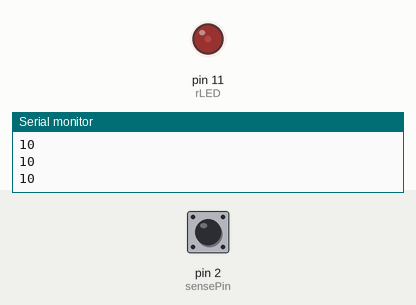
Recording of a sketch running on a simulated Arduino Uno, built with avr-gcc and run on an emulated ATmega328P. Shown: output pins drawn as LEDs (lit = HIGH), the last lines printed to the serial monitor. The test bench sets the inputs (shaded band); at power-on: pin 2 (sensePin) HIGH.

Above: at 1.2 s.
1.3 s: pin 2 (sensePin) driven LOW
At 2.2 s:
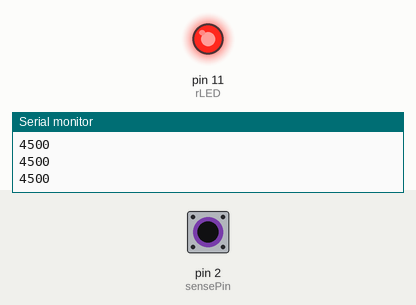
2.8 s: pin 2 (sensePin) driven HIGH
5.8 s: pin 2 (sensePin) pulsed LOW 2 times (0.12 s each, 0.3 s apart)
Timing chart, 0 to 14.8 s (numbered marks = the images above; inputs shaded):
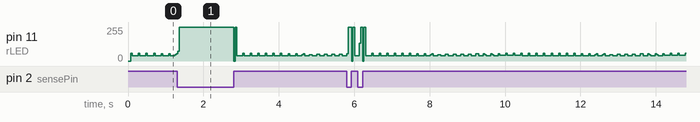

The sketch:

Touch_LED_Foil.ino
```cpp
#include <CapacitiveSensor.h>
int rLED = 11, foilThreshold = 1000, sendPin=4, sensePin=2, dly=15, samples=30;
CapacitiveSensor capSens = CapacitiveSensor(sendPin, sensePin);
long sensVal;

void setup() {
  Serial.begin(9600);
  pinMode(rLED, OUTPUT);
}

void loop() {
  digitalWrite(rLED, HIGH);
  sensVal = capSens.capacitiveSensor(samples);
  Serial.println(sensVal);
  if (sensVal > foilThreshold) {
    digitalWrite(rLED, HIGH);
  }
  else if( sensVal< foilThreshold){
    digitalWrite(rLED,LOW);
  }
  delay(dly);
}
```
